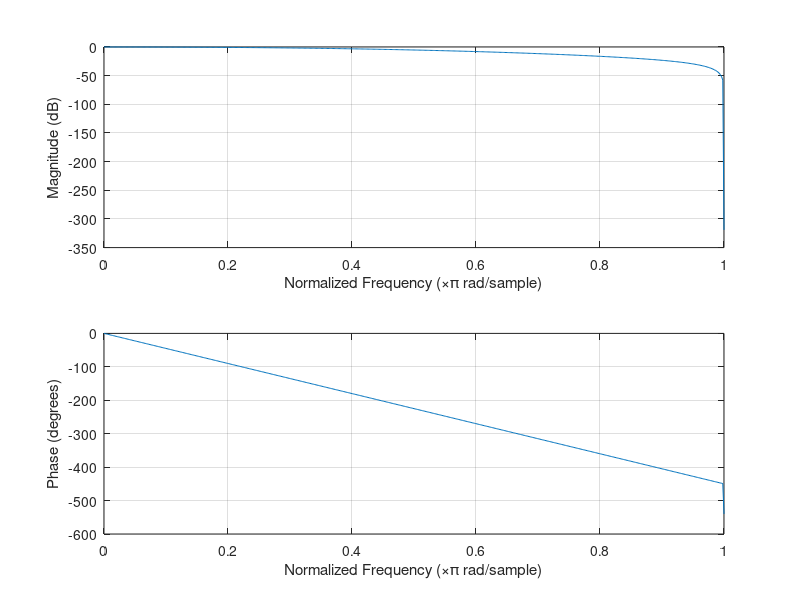
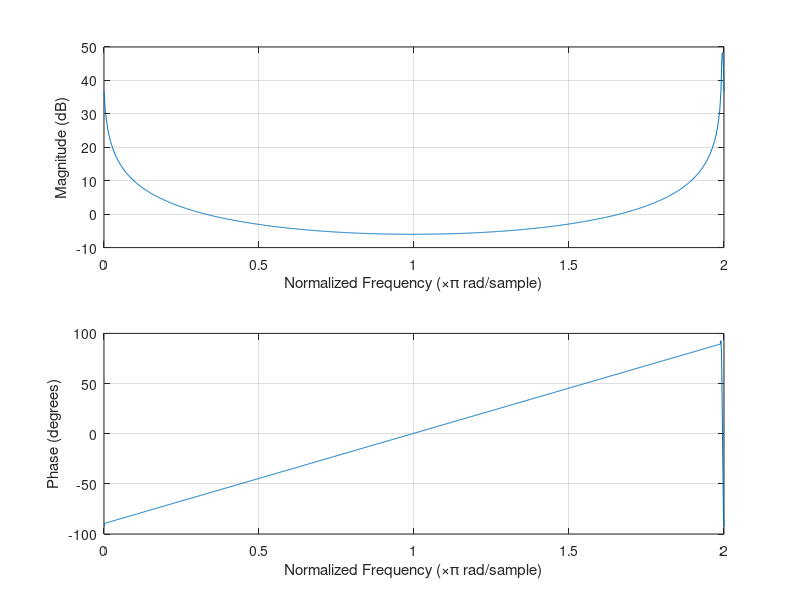
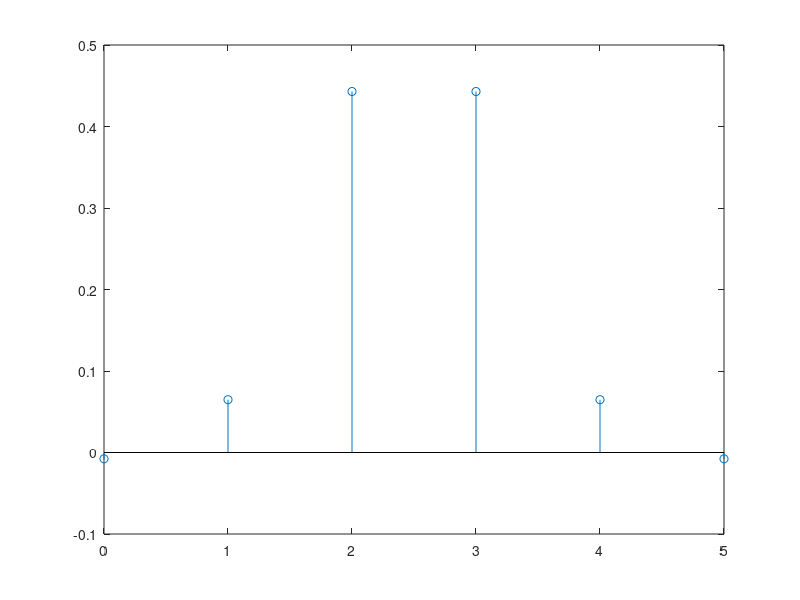
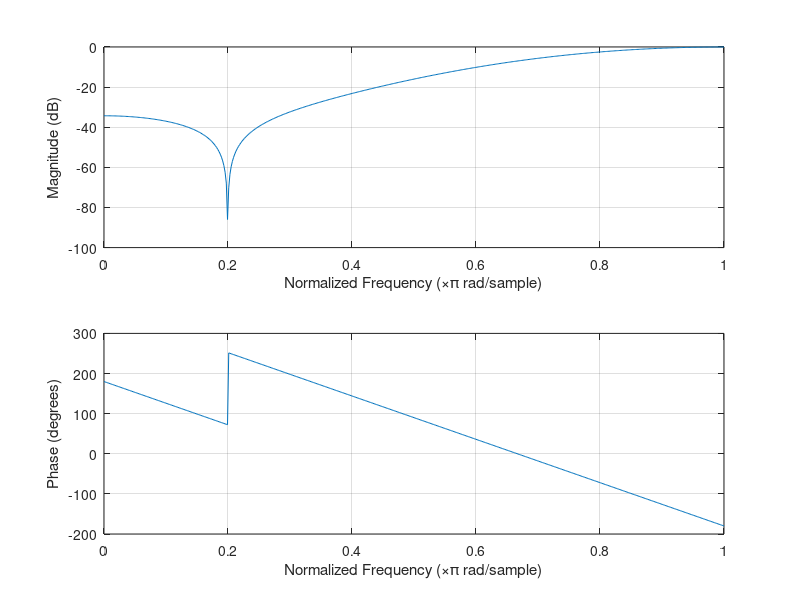

These charts were generated, in order, by the following MATLAB code:
fc = 2000;
fs = 8000; 
wn = fc /(fs/2);
n = 5 ; 
b = fir1(n,wn,'low')
figure(1);
freqz(b);
[H1,w1] = freqz(b,1,512,fs);
figure(2);
freqz(H1)
n=[0 : 1 : 5];
figure(3);
stem(n,b);


n = 6; 
fc1 = 5000; 
fs1 = 12000;
wn = fc1 /(fs1/2);
b2 = fir1(n,wn,'high')
figure(4);
freqz(b2);
[H2,w2] = freqz(b2,1,512,fs1);
figure(5);
freqz(H2)
n=[0 : 1 : 6];
figure(6);
stem(n,b2);


fs2 = 10000;
fc2 = 2000;
fc3 = 4000;
wn1 = fc2 /(fs2/2);
wn2 = fc3 /(fs2/2);
wn = [wn1  wn2];
n = 8 ; 
b3 = fir1(n,wn,'bandpass')
figure(7);
freqz(b3);
[H3,w3] = freqz(b2,1,512,fs2);
figure(8);
freqz(H3)
n=[0 : 1 : 8];
figure(9);
stem(n,b3);


